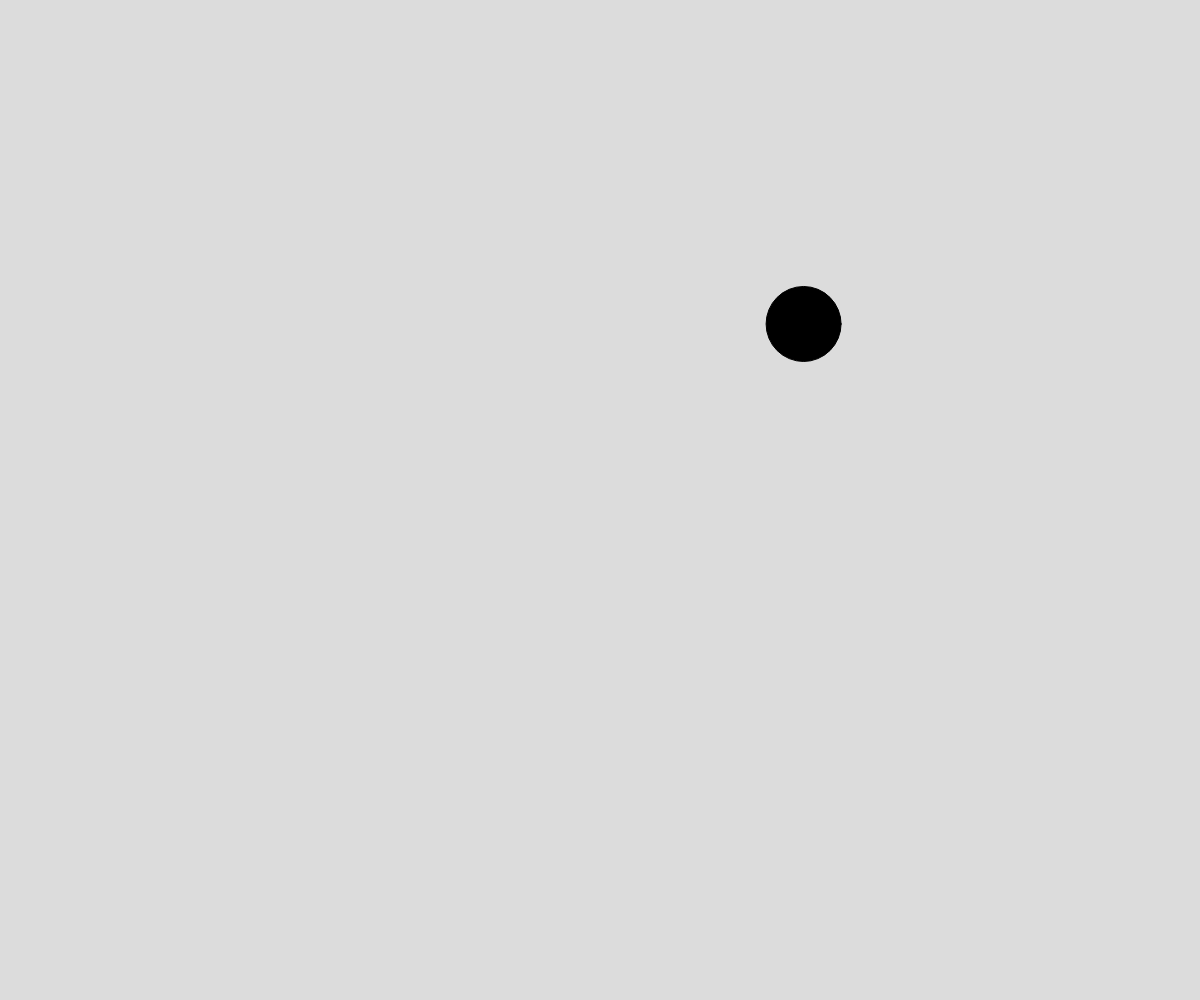
Frame 1 (no input)
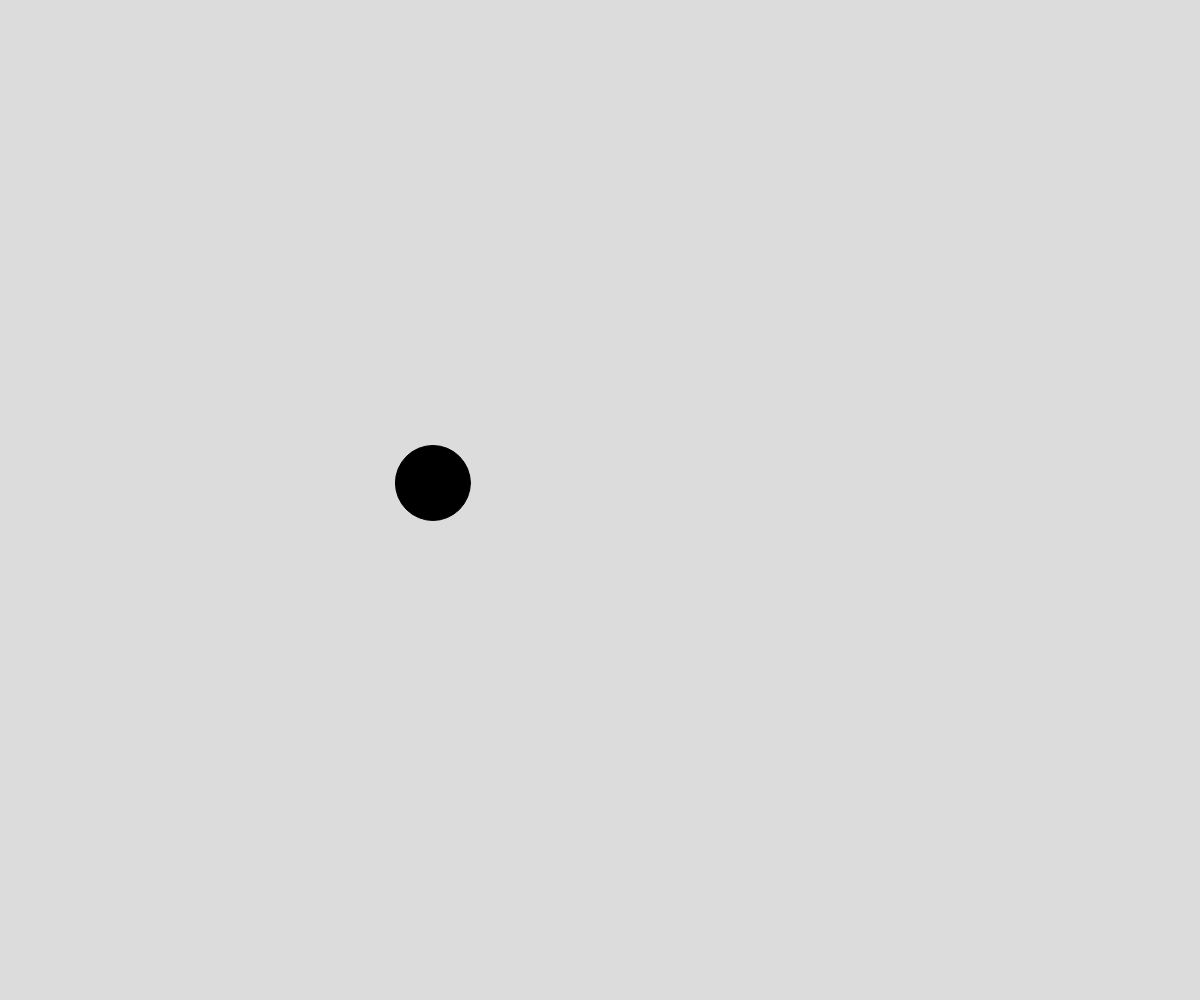
Frame 60 (no input)
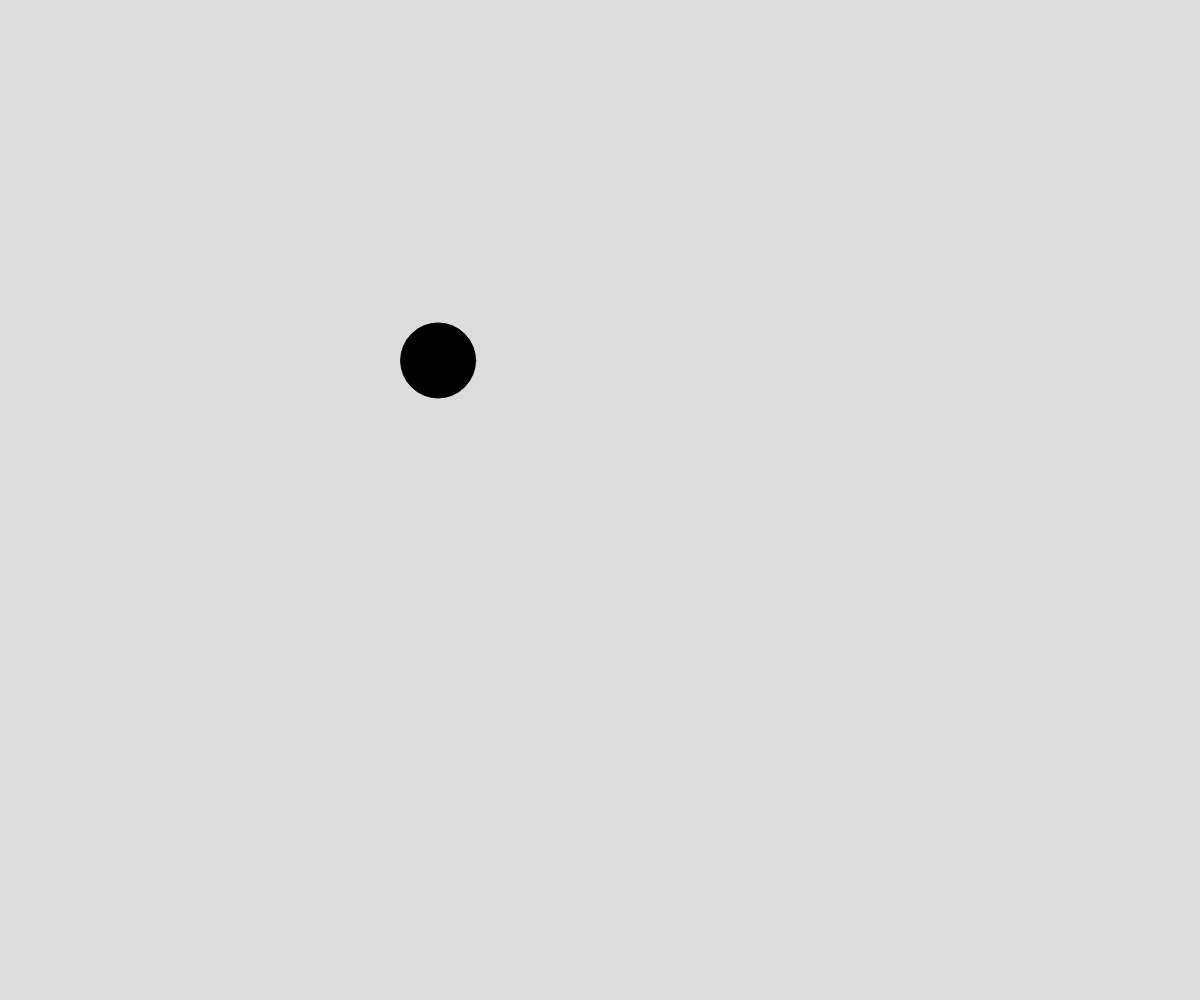
Frame 120 (the mouse pressed at the canvas centre since frame 60)

The p5.js sketch that drew these frames (run headless with seeded random() and noise() and a simulated clock; from frame 60 on, the mouse is pressed at the canvas centre):

// p5.js sketch
// ── sketch.js
// Perlin Noise
// 2026-03-17

let time = 0;

function setup() {
  createCanvas(windowWidth, windowHeight);
}

function draw() {
  background(220);

  fill("black");
  let x = noise(time) * width; 
  let y = noise(time + 500) * height;
  circle(x, y, 75);

  time += 0.01;
}
